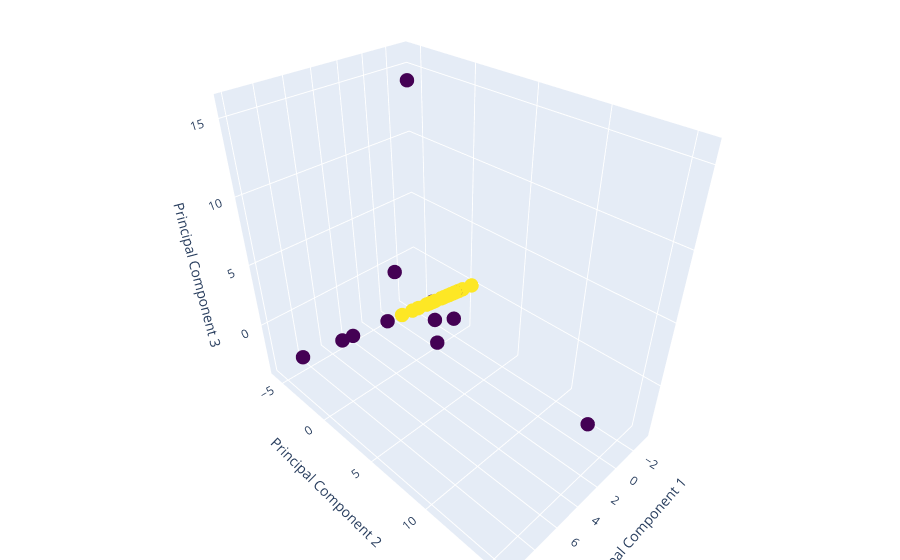

The notebook cell saved with this chart:
### Markdown cell above
As it is possible to see in the result above this cell the calculus of the average values of the clusters shows the difference in the avrage values of theclusters that suggest the choice of 4 clusters.

### Code cell
# # Riduci la dimensionalità dei tuoi dati a 3 dimensioni utilizzando PCA
# pca = PCA(n_components=3)
# reduced_data = pca.fit_transform(scaled_data2)

# # Crea una nuova figura
# fig = plt.figure()
# cmap = 'viridis'
# # Aggiungi una barra dei colori

# # Imposta l'etichetta della barra dei colori

# # Aggiungi un grafico 3D alla figura
# ax = fig.add_subplot(111, projection='3d')

# # Assegna a x, y, e z le tre componenti principali
# x = reduced_data[:, 0]
# y = reduced_data[:, 1]
# z = reduced_data[:, 2]

# # Crea un grafico a dispersione 3D utilizzando le etichette dei cluster per colorare i punti
# scatter = ax.scatter(x, y, z, c=best_labels2, cmap=cmap)
# cbar = plt.colorbar(scatter)
# cbar.set_label('Cluster Labels')


# # Mostra il grafico
# plt.show()

pca = PCA(n_components=3)
reduced_data = pca.fit_transform(scaled_data2)

scatter = go.Scatter3d(
    x=reduced_data[:, 0],
    y=reduced_data[:, 1],
    z=reduced_data[:, 2],
    mode='markers',
    marker=dict(color=best_labels2, colorscale='Viridis', size=5),
)

layout = go.Layout(
    scene=dict(
        xaxis=dict(title='Principal Component 1'),
        yaxis=dict(title='Principal Component 2'),
        zaxis=dict(title='Principal Component 3'),
    ),
    margin=dict(l=0, r=0, b=0, t=0),
)

fig = go.Figure(data=[scatter], layout=layout)

fig.show()

### Figure 1 — Plotly figure (JSON) as saved in the notebook; plotly's stock layout.template omitted (floating-point values rounded to 4 significant figures)
{"data": [{"marker": {"color": [0, 0, 0, 0, 0, -1, 0, 0, 0, 0, 0, 0, -1, 0, 0, 0, 0, -1, 0, 0, -1, 0, 0, 0, 0, 0, 0, 0, 0, 0, 0, 0, 0, 0, 0, 0, 0, 0, 0, 0, 0, 0, -1, 0, 0, 0, -1, -1, -1, -1, -1, -1, -1], "colorscale": [[0, "#440154"], [0.1111, "#482878"], [0.2222, "#3e4989"], [0.3333, "#31688e"], [0.4444, "#26828e"], [0.5556, "#1f9e89"], [0.6667, "#35b779"], [0.7778, "#6ece58"], [0.8889, "#b5de2b"], [1, "#fde725"]], "size": 5}, "mode": "markers", "type": "scatter3d", "x": [-1.506, -1.715, -0.09177, 0.02578, 0.02578, 6.405, -2.563, -2.269, 0.3353, -2.122, -1.857, 1.719, 10.05, 2.568, -1.754, 1.208, -0.7016, -1.9, -0.07989, 0.0343, 7.198, -1.575, 0.5075, -1.759, -0.8558, -1.356, -1.949, -0.1966, -0.03583, -2.203, -0.759, -1.455, -0.9584, -0.9956, 1.265, 0.549, 0.02578, -0.7167, -1.25, 0.02578, -3.368, -0.959, 3.732, 0.2169, -1.886, 0.02578, 0.01507, 0.5826, -1.104, 3.248, -0.008409, 0.1838, 0.009008], "y": [0.06978, 0.1108, -0.2115, -0.2361, -0.2361, -1.515, 0.2823, 0.2213, -0.2991, 0.1919, 0.1412, -0.5766, -2.251, -0.7475, 0.1212, -0.4753, -0.09077, 0.1405, -0.2136, -0.238, -1.676, 0.08344, -0.3335, 0.12, -0.05998, 0.0407, 0.1608, -0.191, -0.223, 0.2113, -0.08101, 0.06012, -0.04058, -0.03, -0.4847, -0.3428, -0.2361, -0.09108, 0.01975, -0.2361, 0.444, -0.04034, -0.9801, -0.2756, 0.1463, -0.2361, -0.2797, 2.482, -5.783, 15.56, 0.1457, -1.986, -0.05228], "z": [-0.1833, -0.1777, -0.2255, -0.2303, -0.2303, -0.4318, -0.1492, -0.1608, -0.2411, -0.1654, -0.1711, -0.2848, -0.553, -0.3123, -0.1736, -0.27, -0.2079, -0.18, -0.2255, -0.2308, -0.4586, -0.1814, -0.2464, -0.1759, -0.2032, -0.187, -0.167, -0.2227, -0.2276, -0.1595, -0.208, -0.1843, -0.2012, -0.1966, -0.2696, -0.2487, -0.2303, -0.2111, -0.1901, -0.2303, -0.1237, -0.2011, -0.3482, -0.2376, -0.1709, -0.2303, -0.2293, 0.05339, -0.8299, 1.457, -3.913, 15.79, -1.813]}], "layout": {"margin": {"b": 0, "l": 0, "r": 0, "t": 0}, "scene": {"xaxis": {"title": {"text": "Principal Component 1"}}, "yaxis": {"title": {"text": "Principal Component 2"}}, "zaxis": {"title": {"text": "Principal Component 3"}}}}}
